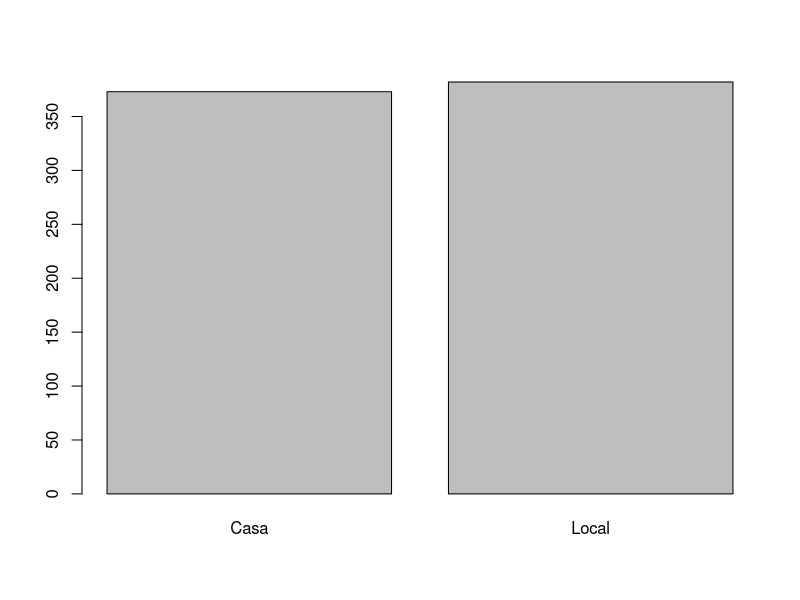
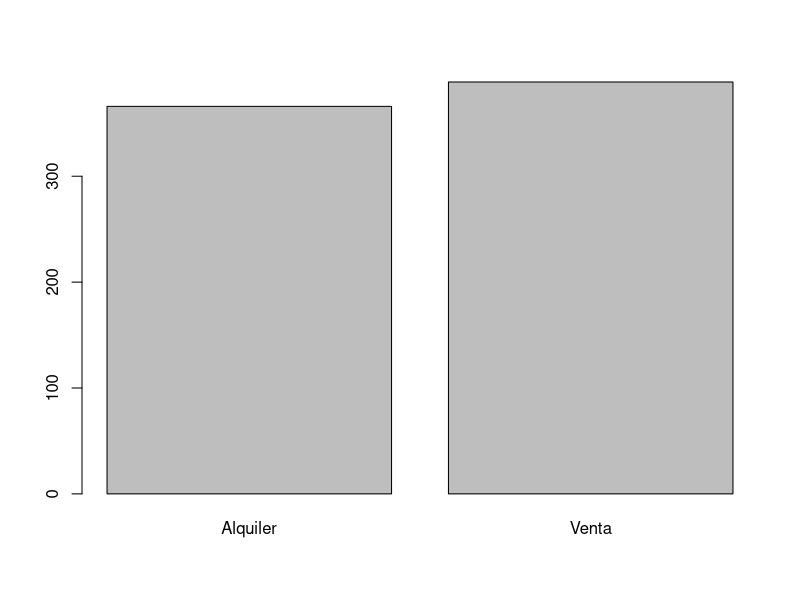
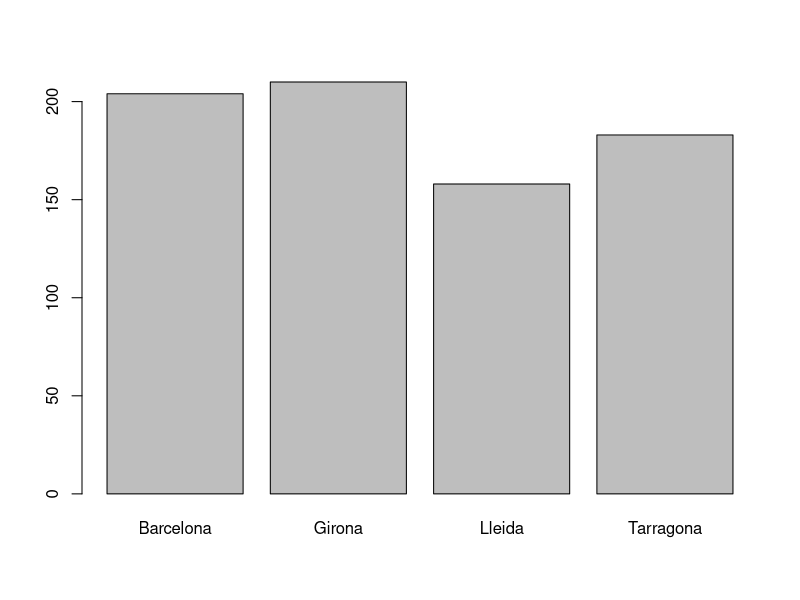
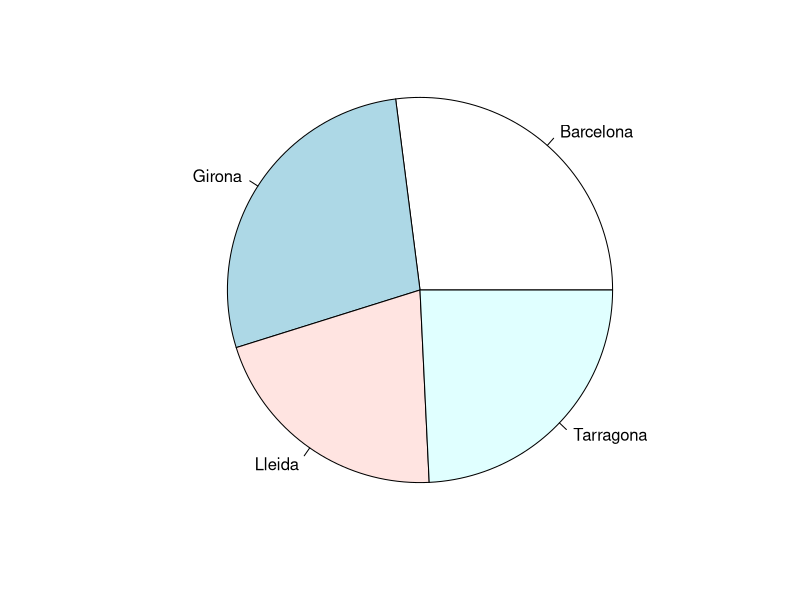
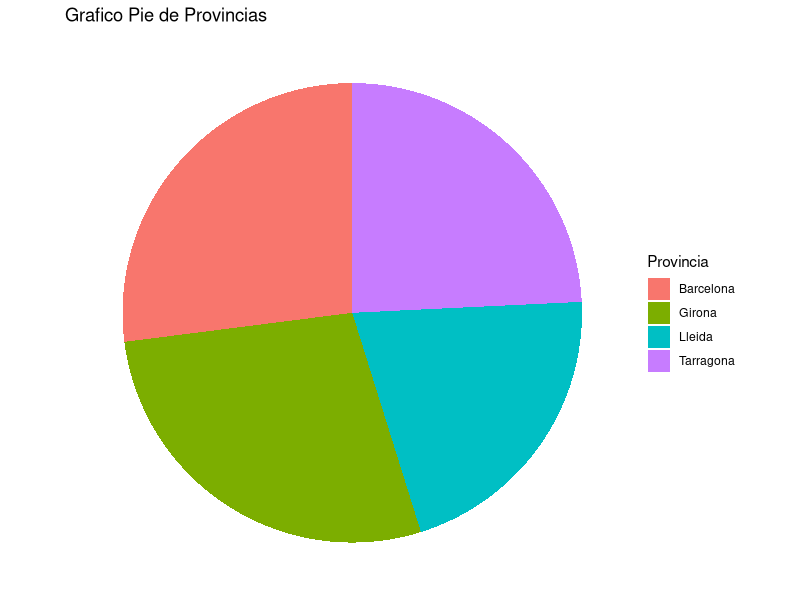

The R script that drew these images, in order:
    
# Tarea 1 de Inferencia 2021
# Lizzeth Gomez Rodriguez
#
    library("readxl")
    library("dplyr")
    library("psych")
    library("ggplot2")
    
    #--------------------------------------------
    # 1. Leer los datos
    setwd("C:/Users/GOMEZ/Documents/Ciencias/Inferencia/Estadistica_I")
    df <- readxl::read_excel("BASE.xlsx")
    
    #--------------------------------------------------
    # 2. TABULADOS DE VARIABES CATEGORICAS Y GRAFICOS
    head(df)
    
    # Tipo de Inmueble
    table_A <- table(df$Tipo_de_Inmueble)
    table_A
    barplot(table_A)
    
    # Operaci?n
    table_B <- table(df$Operacion)
    table_B
    barplot(table_B)
    
    # Provincia
    table_C <- table(df$Provincia)
    table_C
    barplot(table_C)
    
    # Tabulado extra de todas las categoricas
    table <- table(df$Tipo_de_Inmueble,df$Operacion, df$Provincia)
    ftable(table)
    
    # Pregunta, como podemo visualizar las tres figuras en una sola impresion?
    # Digamos en el mismo Canva
    
    #----------------------------------------------------------------------
    # 3.GRAFICA POR PROVINCIA
    pie(table_C,radius = 1)
    
    ggplot2::ggplot(df, aes(x = "", fill= Provincia))+
        geom_bar(width = 1)+
        coord_polar("y")+
        labs(title = "Grafico Pie de Provincias")+
        theme_void()
    #La neta no se como meter los porcentajes aqui
    
    
    #----------------------------------------------------------
    # 4.MEDIDAS DE TENDENCIA CENTRAL
    summary(df$Superficie) #Media y mediana
    
    # Superficie
    # Percentiles 10%, 20% 50% 75%
    quantile(df$Superficie)
    quantile(df$Superficie, 0.9) # percentil 90%
    
    # Precio de Venta
    # Percentiles 10%, 20% 50% 75%
    quantile(df$Precio_Venta)
    quantile(df$Precio_Venta, 0.9) # percentil 90%
    
    #--------------------------------------------------------------
    # 5.MEDIDAS DE DISPERSION
    # Superficie
    var(df$Superficie) #Varianza
    sd(df$Superficie)  #Desviaci?n Est?ndar
    IQR(df$Superficie) #Rango Intercuartil
    
    #Precio de Venta
    var(df$Precio_Venta) #Varianza
    sd(df$Precio_Venta)  #Desviaci?n Est?ndar
    IQR(df$Precio_Venta) #Rango Intercuartil
    
    #-----------------------------------------------------------
    # 6.COEFICIENTE DE ASIMETR?A
    # Superficie
    psych::skew(df$Superficie)
    # Como el CA < 0 ent. est? sesgada a la derecha.
    # Sin embargo se observa que el coeficiente est? muy cercano a cero.
    
    # Precio de Venta
    psych::skew(df$Precio_Venta)
    # Como CA > 0 ent. el sesgo es a la izquierda 
    
    #--------------------------------------------------------------
    # 7.COEFICIENTE DE KURTOSIS 
    # Superficie
    psych::kurtosi(df$Superficie)
    #Como la kurtosis resulto menor a cero, entonces la distribuci?n es platocurtica
    
    # Precio de venta
    psych::kurtosi(df$Precio_Venta)
    # Como CA < 0 ent. la distribuci?n es platocurtica 
    
    
    

    
    
    
    